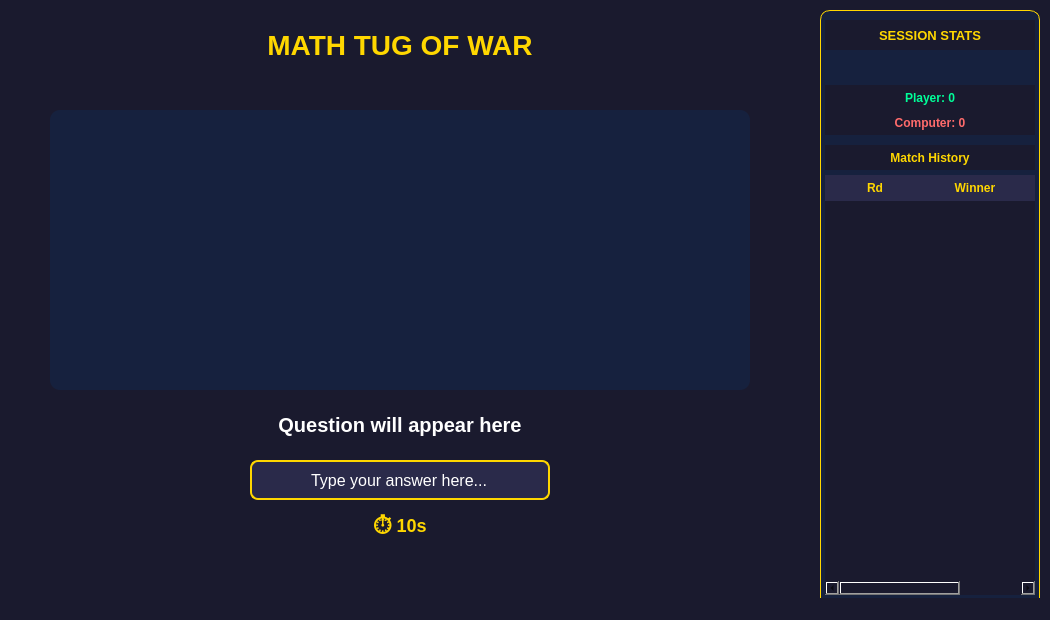
<?xml version="1.0" encoding="UTF-8"?>
<ui version="4.0">
 <class>MainWindow</class>
 <widget class="QMainWindow" name="MainWindow">
  <property name="geometry">
   <rect>
    <x>0</x>
    <y>0</y>
    <width>1050</width>
    <height>620</height>
   </rect>
  </property>
  <property name="windowTitle">
   <string>MainWindow</string>
  </property>
  <property name="styleSheet">
   <string notr="true">background-color: #1a1a2e;</string>
  </property>
  <widget class="QWidget" name="centralwidget">
   <widget class="QLabel" name="labelTitle">
    <property name="geometry">
     <rect>
      <x>200</x>
      <y>20</y>
      <width>400</width>
      <height>50</height>
     </rect>
    </property>
    <property name="styleSheet">
     <string notr="true">color: #FFD700; font-size: 28px; font-weight: bold; font-family: Arial;</string>
    </property>
    <property name="text">
     <string>MATH TUG OF WAR</string>
    </property>
    <property name="alignment">
     <set>Qt::AlignmentFlag::AlignCenter</set>
    </property>
   </widget>
   <widget class="QLabel" name="labelPlayer1">
    <property name="geometry">
     <rect>
      <x>570</x>
      <y>120</y>
      <width>150</width>
      <height>40</height>
     </rect>
    </property>
    <property name="styleSheet">
     <string notr="true">color: #00FF99; font-size: 18px; font-weight: bold; font-family: Arial;</string>
    </property>
    <property name="text">
     <string>Player 1</string>
    </property>
    <property name="alignment">
     <set>Qt::AlignmentFlag::AlignCenter</set>
    </property>
   </widget>
   <widget class="QLabel" name="labelPlayer2">
    <property name="geometry">
     <rect>
      <x>80</x>
      <y>120</y>
      <width>150</width>
      <height>40</height>
     </rect>
    </property>
    <property name="styleSheet">
     <string notr="true">color: #FF6B6B; font-size: 18px; font-weight: bold; font-family: Arial;</string>
    </property>
    <property name="text">
     <string>Player 2</string>
    </property>
    <property name="alignment">
     <set>Qt::AlignmentFlag::AlignCenter</set>
    </property>
   </widget>
   <widget class="TugOfWarWidget" name="tugOfWarWidget" native="true">
    <property name="geometry">
     <rect>
      <x>50</x>
      <y>110</y>
      <width>700</width>
      <height>280</height>
     </rect>
    </property>
    <property name="styleSheet">
     <string notr="true">background-color: #16213e; border-radius: 10px;</string>
    </property>
   </widget>
   <widget class="QLabel" name="labelQuestion">
    <property name="geometry">
     <rect>
      <x>100</x>
      <y>400</y>
      <width>600</width>
      <height>50</height>
     </rect>
    </property>
    <property name="styleSheet">
     <string notr="true">color: #FFFFFF; font-size: 20px; font-weight: bold; font-family: Arial;</string>
    </property>
    <property name="text">
     <string>Question will appear here</string>
    </property>
    <property name="alignment">
     <set>Qt::AlignmentFlag::AlignCenter</set>
    </property>
   </widget>
   <widget class="QLineEdit" name="inputAnswer">
    <property name="geometry">
     <rect>
      <x>250</x>
      <y>460</y>
      <width>300</width>
      <height>40</height>
     </rect>
    </property>
    <property name="styleSheet">
     <string notr="true">background-color: #2a2a4a; color: #FFFFFF; font-size: 16px; border: 2px solid #FFD700; border-radius: 8px; padding: 4px;</string>
    </property>
    <property name="text">
     <string>Type your answer here...</string>
    </property>
    <property name="alignment">
     <set>Qt::AlignmentFlag::AlignCenter</set>
    </property>
   </widget>
   <widget class="QLabel" name="labelTimer">
    <property name="geometry">
     <rect>
      <x>325</x>
      <y>510</y>
      <width>150</width>
      <height>35</height>
     </rect>
    </property>
    <property name="styleSheet">
     <string notr="true">color: #FFD700; font-size: 18px; font-weight: bold; font-family: Arial;</string>
    </property>
    <property name="text">
     <string>⏱ 10s</string>
    </property>
    <property name="alignment">
     <set>Qt::AlignmentFlag::AlignCenter</set>
    </property>
   </widget>
   <widget class="QWidget" name="panelScore" native="true">
    <property name="geometry">
     <rect>
      <x>820</x>
      <y>10</y>
      <width>220</width>
      <height>600</height>
     </rect>
    </property>
    <property name="styleSheet">
     <string notr="true">background-color: #16213e; border-radius: 10px; border: 1px solid #FFD700;</string>
    </property>
   </widget>
   <widget class="QLabel" name="labelPanelTitle">
    <property name="geometry">
     <rect>
      <x>825</x>
      <y>20</y>
      <width>210</width>
      <height>30</height>
     </rect>
    </property>
    <property name="styleSheet">
     <string notr="true">color: #FFD700; font-size: 13px; font-weight: bold;</string>
    </property>
    <property name="text">
     <string>SESSION STATS</string>
    </property>
    <property name="alignment">
     <set>Qt::AlignmentFlag::AlignCenter</set>
    </property>
   </widget>
   <widget class="QLabel" name="labelSessionRound">
    <property name="geometry">
     <rect>
      <x>825</x>
      <y>85</y>
      <width>210</width>
      <height>25</height>
     </rect>
    </property>
    <property name="styleSheet">
     <string notr="true">color: #AAAAAA; font-size: 12px;</string>
    </property>
    <property name="text">
     <string>Round: 0</string>
    </property>
    <property name="alignment">
     <set>Qt::AlignmentFlag::AlignCenter</set>
    </property>
   </widget>
   <widget class="QLabel" name="labelSessionPlayer">
    <property name="geometry">
     <rect>
      <x>825</x>
      <y>85</y>
      <width>210</width>
      <height>25</height>
     </rect>
    </property>
    <property name="styleSheet">
     <string notr="true">color: #00FF99; font-size: 12px; font-weight: bold;</string>
    </property>
    <property name="text">
     <string>Player: 0</string>
    </property>
    <property name="alignment">
     <set>Qt::AlignmentFlag::AlignCenter</set>
    </property>
   </widget>
   <widget class="QLabel" name="labelSessionComputer">
    <property name="geometry">
     <rect>
      <x>825</x>
      <y>110</y>
      <width>210</width>
      <height>25</height>
     </rect>
    </property>
    <property name="styleSheet">
     <string notr="true">color: #FF6B6B; font-size: 12px; font-weight: bold;</string>
    </property>
    <property name="text">
     <string>Computer: 0</string>
    </property>
    <property name="alignment">
     <set>Qt::AlignmentFlag::AlignCenter</set>
    </property>
   </widget>
   <widget class="QLabel" name="labelHistoryTitle">
    <property name="geometry">
     <rect>
      <x>825</x>
      <y>145</y>
      <width>210</width>
      <height>25</height>
     </rect>
    </property>
    <property name="styleSheet">
     <string notr="true">color: #FFD700; font-size: 12px; font-weight: bold;</string>
    </property>
    <property name="text">
     <string>Match History</string>
    </property>
    <property name="alignment">
     <set>Qt::AlignmentFlag::AlignCenter</set>
    </property>
   </widget>
   <widget class="QTableWidget" name="tableHistory">
    <property name="geometry">
     <rect>
      <x>825</x>
      <y>175</y>
      <width>210</width>
      <height>420</height>
     </rect>
    </property>
    <property name="styleSheet">
     <string notr="true">QTableWidget { background-color: #1a1a2e; color: #FFFFFF; font-size: 11px; gridline-color: #2a2a4a; border: none; }
QHeaderView::section { background-color: #2a2a4a; color: #FFD700; font-weight: bold; padding: 4px; border: none; }</string>
    </property>
    <column>
     <property name="text">
      <string>Rd</string>
     </property>
    </column>
    <column>
     <property name="text">
      <string>Winner</string>
     </property>
    </column>
    <column>
     <property name="text">
      <string>Score</string>
     </property>
    </column>
   </widget>
  </widget>
  <widget class="QMenuBar" name="menubar">
   <property name="geometry">
    <rect>
     <x>0</x>
     <y>0</y>
     <width>1050</width>
     <height>26</height>
    </rect>
   </property>
  </widget>
  <widget class="QStatusBar" name="statusbar"/>
 </widget>
 <customwidgets>
  <customwidget>
   <class>TugOfWarWidget</class>
   <extends>QWidget</extends>
   <header>tugofwarwidget.h</header>
   <container>1</container>
  </customwidget>
 </customwidgets>
 <resources/>
 <connections/>
</ui>
